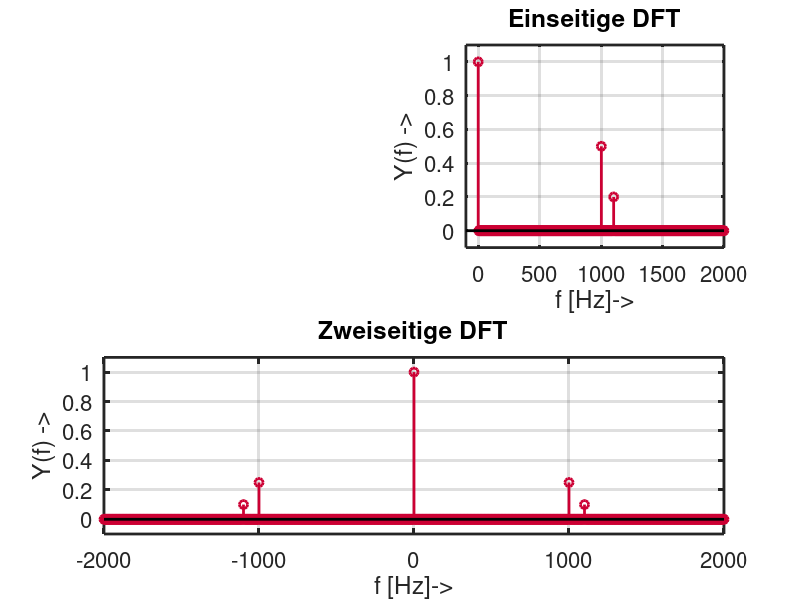

MATLAB code for this plot:
% DFT_period_ML_m.m ====================================================
%
% Matlab Musterlösung zu "DFT periodischer Signale mit Python / Matlab"
% Berechnung und Darstellung der DFT in Matlab
% 
% (c) 2013-APR-26 Christian Münker - Files zur Vorlesung "DSV auf FPGAs"
%=======================================================================    
set(0,'DefaultAxesColorOrder', [0.8 0 0.2; 0 1 0; 0 0 1], ...
      'DefaultAxesLineStyleOrder','-|--|:|-.');

set(0,'DefaultAxesUnits','normalized');      
set(0,'DefaultAxesFontSize',16);
set(0,'defaultTextFontSize',16);
set(0,'defaultLineMarkerSize', 6);

set(0,'defaultaxeslinewidth',2);
set(0,'defaultlinelinewidth',2);
close all; % alle Plot-Fenster schließen
clear all; % alle Variablen aus Workspace löschen
%
f_S = 5e3; T_S = 1 / f_S; 
N_FFT = 1000; T_mess = N_FFT * T_S; 
f_a = 1e3; f_b = 1.1e3; DC = 1;
t = [0:1:N_FFT-1]*T_S;
y = DC + 0.5 * sin(2*pi*t*f_a) ...
      + 0.2 * cos(2*pi*t*f_b);
fprintf('P = %g\n', sum(y.^2) ...
   * T_S / T_mess);
figure(1); clf;
subplot(212);
Sy = fft(y,N_FFT) / N_FFT;
f = linspace(-f_S/2, ...
    f_S/2 - f_S/N_FFT, N_FFT); 
Sy = fftshift(Sy); % center DC-comp.
stem(f,abs(Sy)); grid on; 
xlim([-2000,2000]);ylim([-0.1,1.1]);
xlabel('f [Hz]->');ylabel('Y(f) ->'); 
title('Zweiseitige DFT')
fprintf('P = %g\n', Sy * Sy');
subplot(222);
Sy = 2*fft(y,N_FFT)/N_FFT;
Sy(1) = Sy(1)/2;
f = linspace(0, f_S/2, N_FFT/2);
stem(f, abs(Sy(1:N_FFT/2)));
xlabel('f [Hz]->');ylabel('Y(f) ->');
axis([-100,2000,-0.1, 1.1]);
title('Einseitige DFT'); grid on;